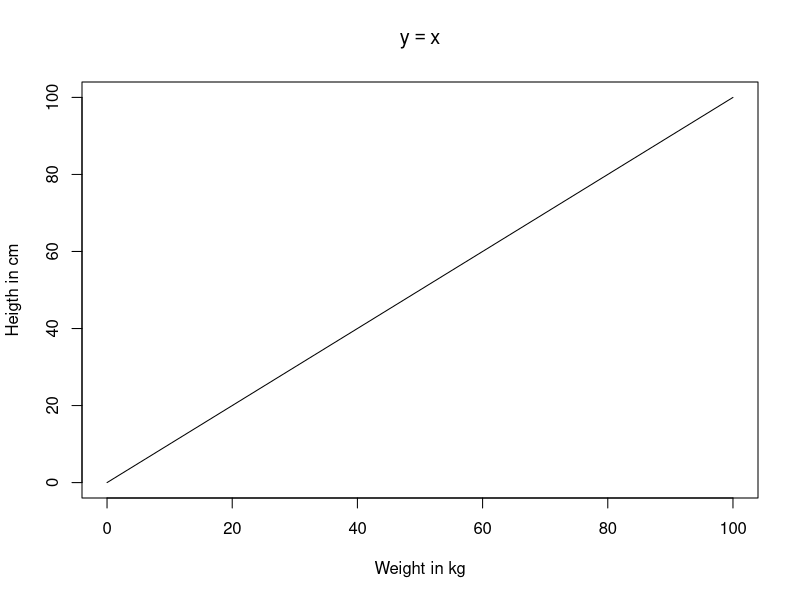
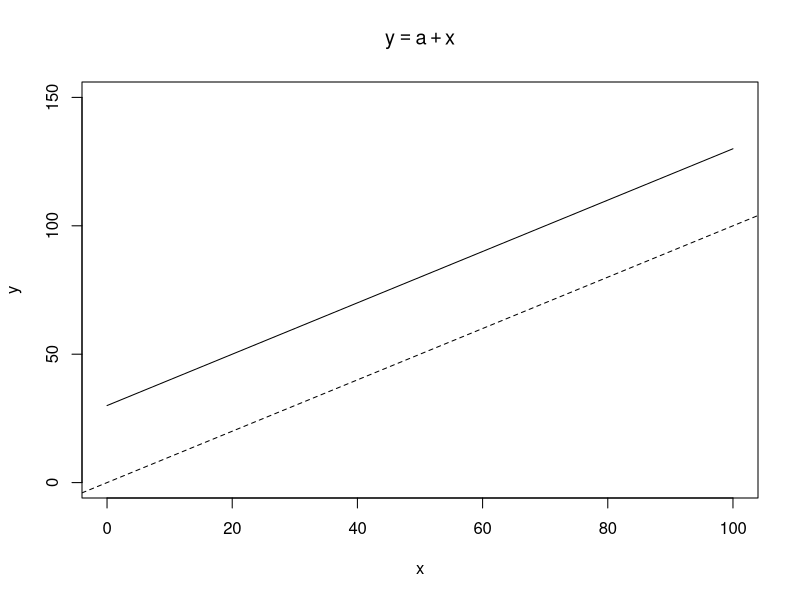
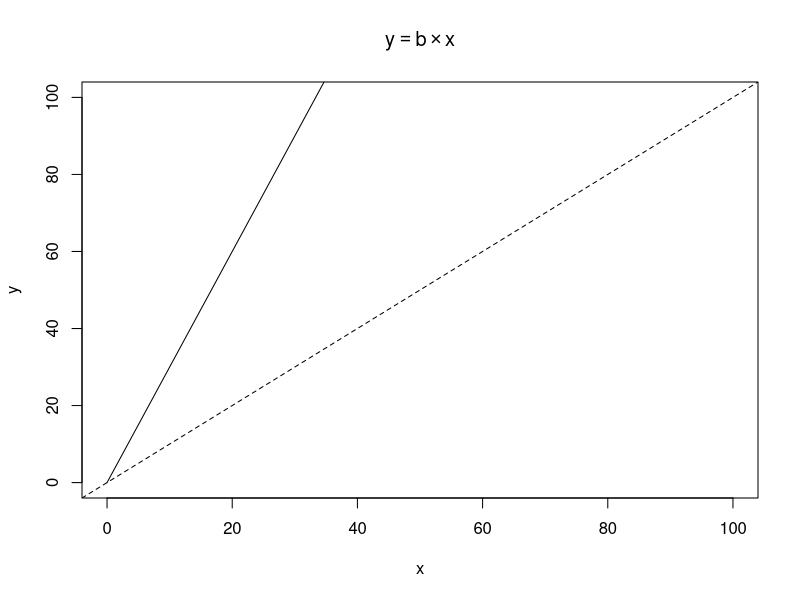
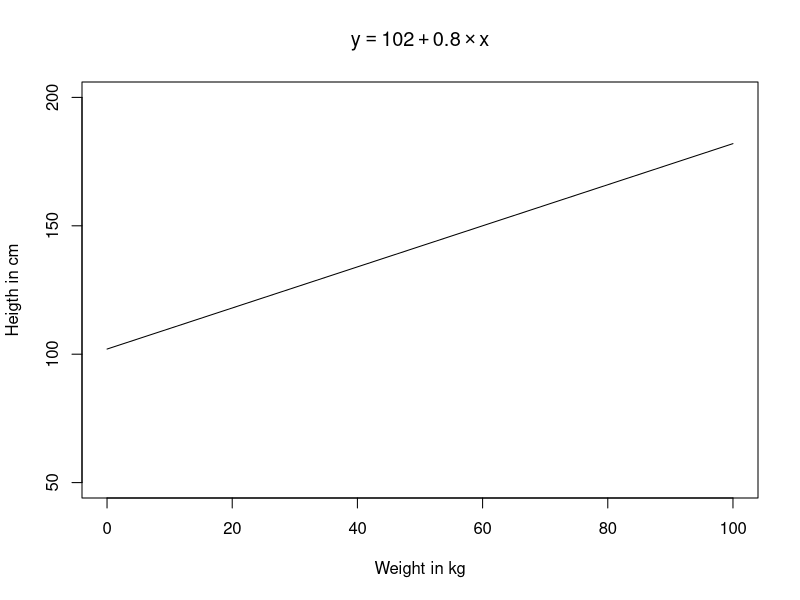
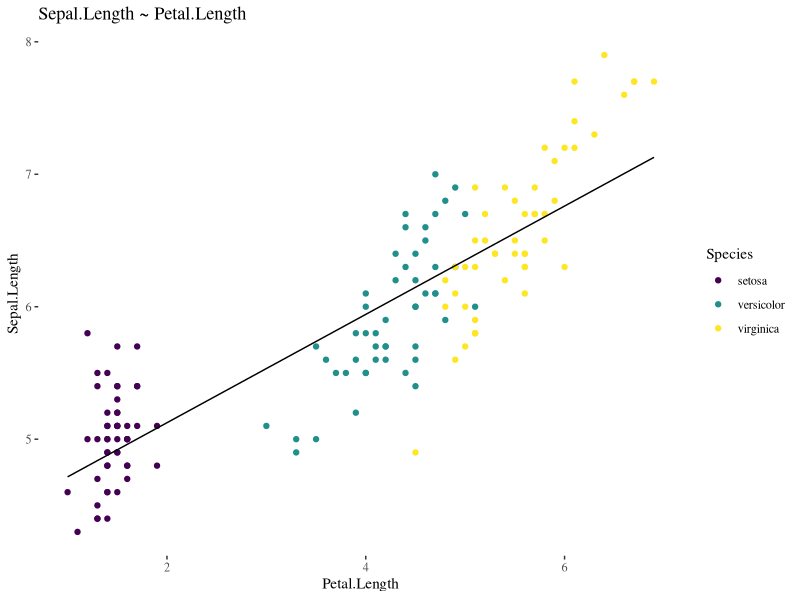
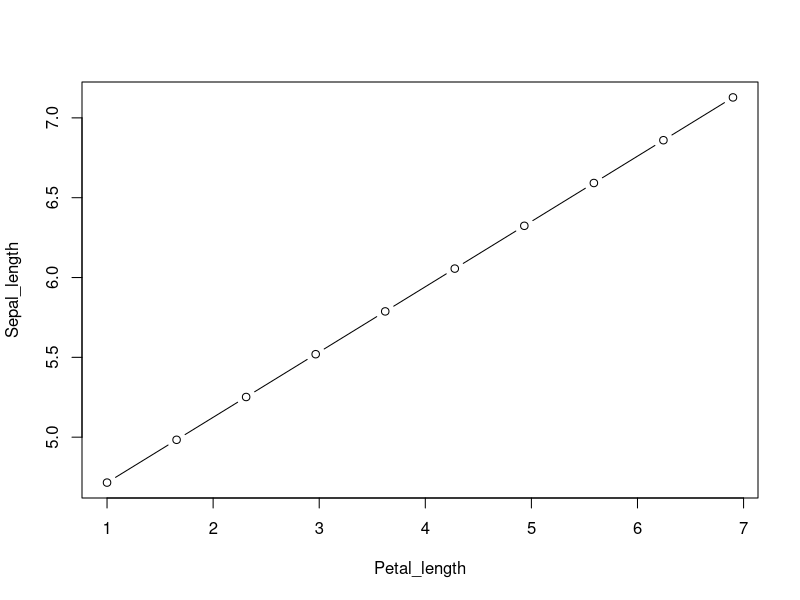
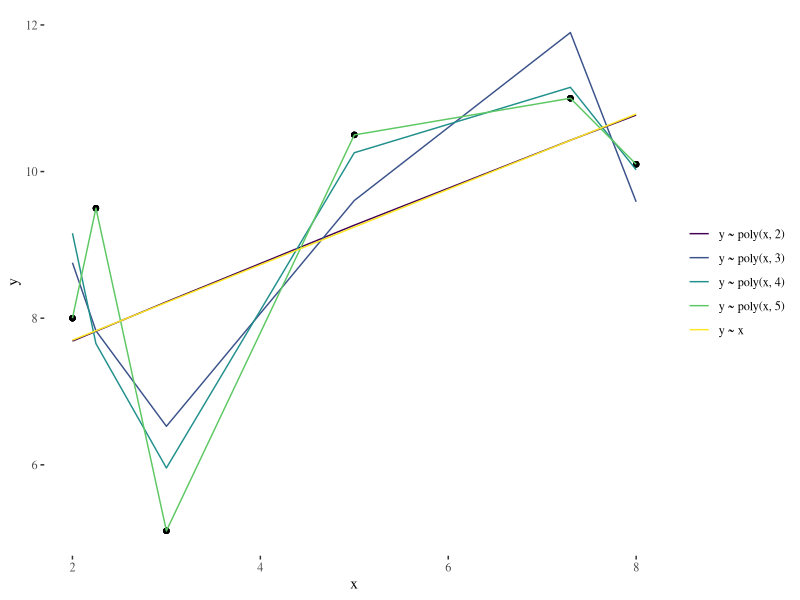

Generate these figures, in order, with R:
## ---- chunk 1
ggplot2::theme_set(ggthemes::theme_tufte())
## ---- chunk 2
library(tidyverse)
library(broom)
library(modelr)
library(viridis)
## ---- chunk 3
# y = kaal
x <- 0:100
# x = pikkus
y <- x
## ---- chunk 4
plot(y ~ x, type = "l", xlab = "Weight in kg", ylab = "Heigth in cm", main = bquote(y == x))
## ---- chunk 5
x <- 0:100 
a <- 30
y <- a + x
## ---- chunk 6
plot(y ~ x, xlim = c(0, 100), ylim = c(0, 150), type = "l",
     main = bquote(y == a + x))
abline(c(0, 1), lty = 2)
## ---- chunk 7
x <- 0:200
b <- 3
y <- b * x
## ---- chunk 8
plot(y ~ x, xlim = c(0, 100), ylim = c(0, 100), type = "l", main = bquote(y == b %*% x))
abline(c(0, 1), lty = 2)
## ---- chunk 9
a <- 102
b <- 0.8
x <-  0:100 
y <-  a + b * x
## ---- chunk 10
plot(y ~ x, xlab = "Weight in kg", ylab = "Heigth in cm", ylim = c(50, 200), type = "l", main = bquote(y == 102 + 0.8 %*% x))
## ---- chunk 11
# Fit a linear model and name the model object as m
m <- lm(Sepal.Length ~ Petal.Length, data = iris)
## ---- chunk 12
# Make a scatter plot, colored by the var called "Species"
# Draw the fitted regression line from m
augment(m, iris) %>% 
  ggplot(aes(Petal.Length, Sepal.Length, color = Species)) +
  geom_point() +
  geom_line(aes(y = .fitted), color = 1) +
  labs(title = "Sepal.Length ~ Petal.Length") +
  scale_color_viridis(discrete = TRUE)
## ---- chunk 13
coef(m)
## ---- chunk 14
## Genereerime uued andmed Petal.Length vahemikus
Petal_length <- seq(min(iris$Petal.Length), 
                    max(iris$Petal.Length), 
                    length.out = 10)
## Võtame mudeli koefitsendid
a <- coef(m)[1]
b <- coef(m)[2]
## Kasutades mudeli koefitsente genereerime Sepal_length väärtused
Sepal_length <-  a + b * Petal_length
## ---- chunk 15
plot(Sepal_length ~ Petal_length, type = "b")
## ---- chunk 16
data <- tibble(x = c(2, 3, 2.25, 5, 7.3, 8), y = c(8, 5.1, 9.5, 10.5, 11, 10.1))
model_formula <- c("y ~ x", 
                    "y ~ poly(x, 2)", 
                    "y ~ poly(x, 3)", 
                    "y ~ poly(x, 4)", 
                    "y ~ poly(x, 5)")
tib <- tibble(model_formula, data = list(data)) %>% 
  mutate(model = map2(model_formula, data, ~lm(as.formula(.x), .y)),
         preds = map2(data, model, ~gather_predictions(.x, .y)),
         aic = map_dbl(model, AIC))
## ---- chunk 17
tib %>% 
  select(model_formula, preds) %>% 
  unnest %>%
  ggplot() +
  geom_point(aes(x, y), color = "black") +
  geom_line(aes(x, pred, colour = model_formula)) +
  theme(legend.title = element_blank()) +
  scale_color_viridis(discrete = TRUE)
## ---- chunk 18
tib %>% 
  select(model_formula, aic) %>% 
  knitr::kable(booktabs = TRUE)
